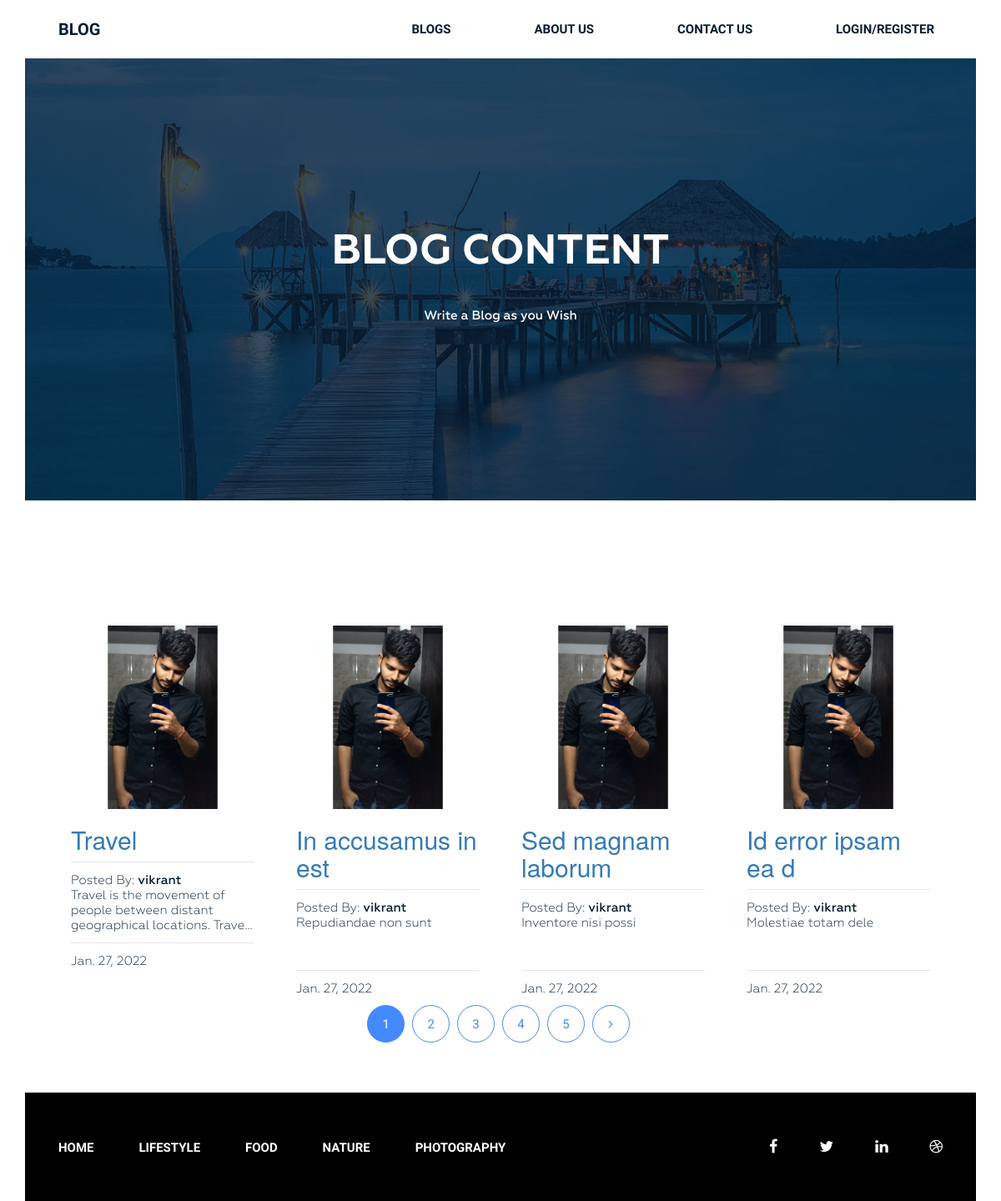
The page / on the database its author committed.
### blogapp/models.py (models this page shows, shortened)
class Blog(models.Model):
    user = models.ForeignKey(Info, on_delete=models.CASCADE)
    title = models.CharField(max_length=30)
    write_blog = models.TextField()
    approval = models.BooleanField(default=False)
    Date = models.DateField(default=django.utils.timezone.now, null=False)
    class Meta:
        ordering = ['Date']

class Info(models.Model):
    username = models.ForeignKey(User, on_delete=models.CASCADE, max_length=10)
    firstname = models.CharField(max_length=15)
    lastname = models.CharField(max_length=15)
    gender = models.CharField(max_length=10)
    age = models.IntegerField()
    bio = models.CharField(max_length=500)
    imag = models.ImageField(default="default.png", upload_to='static/profile_image')
    def __str__(self):
        return str(self.username)

### blogapp/views.py (the view)
# urls.py: 2. Add a URL to urlpatterns:  path('', Home.as_view(), name='home')
def Home(request):
    if Blog.objects.filter(approval=True):
        blog = Blog.objects.filter(approval=True)
        pag = Paginator(blog, 4)
        page_number = request.GET.get('page')
        page_obj = pag.get_page(page_number)
        context = {
            'data': page_obj,
        }
        return render(request, 'home.html', context)
    else:
        return render(request, 'home.html')

### templates/home.html (shortened to what this page needs)
{% extends 'basePage.html' %}
{% load static %}
{% block content %}
    <section class="bg-text-area">
        <div class="container">
            <div class="row">
                <div class="col-md-12">
                    <div class="bg-text">
                        <h3>BLOG Content</h3>
                        <p> Write a Blog as you Wish</p>
                    </div>
                </div>
            </div>
        </div>
    </section>
    <section class="blog-post-area">
        <div class="container">
            <div class="row">
                <div class="blog-post-area-style">
                    <div class="col-md-12">
                        <div class="single-post-big">
                            {% for i in data %}
                                <div class="col-md-3">
                                    <div class="single-post">
                                        {% if i.user.imag %}
                                            <img src='{{ i.user.imag }}'>
                                        {% else %}<img src="{% static 'default.png' %} "
                                                       style="max-height: 150px; max-width: 120px;"/><br>
                                        {% endif %}
                                        <a href="{% url 'show_blog' i.id %}"><h2>{{ i.title }}</h2></a>
                                        <h4><span>Posted By: <span class="author-name">{{ i.user }}</span></span>
                                            <span class="text">{{ i.write_blog }}</span>
                                            <h4><span>{{ i.Date }}</span></h4>
                                        </h4>
                                    </div>
                                </div>
                            {% endfor %}
                        </div>
                    </div>
                </div>
                <div class="pegination">
                    <div class="nav-links">
                        <span class="page-numbers current">1</span>
                        <a class="page-numbers" href="#">2</a>
                        <a class="page-numbers" href="#">3</a>
                        <a class="page-numbers" href="#">4</a>
                        <a class="page-numbers" href="#">5</a>
                        <a class="page-numbers" href="#"><i class="fa fa-angle-right" aria-hidden="true"></i></a>
                    </div>
                </div>
            </div>
        </div>
    </section>
    <footer class="footer">
        <div class="container">
            <div class="row">
                <div class="col-md-12">
                    <div class="footer-bg">
                        <div class="row">
                            <div class="col-md-9">
                                <div class="footer-menu">
                                    <ul>
                                        <li class="active"><a href="#">Home</a></li>
                                        <li><a href="#">lifestyle</a></li>
                                        <li><a href="#">Food</a></li>
                                        <li><a href="#">Nature</a></li>
                                        <li><a href="#">photography</a></li>
                                    </ul>
                                </div>
                            </div>
                            <div class="col-md-3">
                                <div class="footer-icon">
                                    <p><a href="#"><i class="fa fa-facebook" aria-hidden="true"></i></a><a href="#"><i
                                            class="fa fa-twitter" aria-hidden="true"></i></a><a href="#"><i
                                            class="fa fa-linkedin" aria-hidden="true"></i></a><a href="#"><i
                                            class="fa fa-dribbble" aria-hidden="true"></i></a></p>
                                </div>
                            </div>
                        </div>
                    </div>
                </div>
            </div>
        </div>
    </footer>
    </div>
{% endblock %}

### static/blogcss/style.css (style rules this page uses)
.wrapper section.bg-text-area .bg-text { background-image: url(img/bg-iamges.jpg); background-size: 100% 100%; padding: 205px 280px; }
.wrapper section.bg-text-area .bg-text h3 { color: #fff; font-family: Geometria; font-size: 50px; font-weight: 700; text-align: center; text-transform: uppercase; margin: 0; }
.wrapper section.bg-text-area .bg-text p { color: #fff; font-family: Geometria; font-size: 15px; font-weight: 500; line-height: 33px; margin: 32px 0 0; text-align: center; }
section.blog-post-area { margin-top: 50px; }
section.blog-post-area img { width: 100%; }
section.blog-post-area .single-post { padding-right: 20px; margin: 100px 0px 0px; }
section.blog-post-area h4 span { font-family: Geometria; font-weight: 400; font-size: 15px; color: #061e37; text-decoration: none; }
section.blog-post-area h4 span.author-name { font-weight: 500; }
.blog-post-area .single-post h4 { margin-bottom: 12px; padding-top: 10px; position: relative; }
.blog-post-area .single-post h4::before { background: #e6e6e6 none repeat scroll 0 0; content: ""; height: 1px; position: absolute; top: 0; width: 100%; }
.blog-post-area .pegination { margin-top: 60px; margin-bottom: 60px; }
.blog-post-area .pegination .nav-links { margin: 0; padding: 0; text-align: center; }
.blog-post-area .pegination .nav-links .page-numbers { border: 1px solid #448aff; border-radius: 50%; color: #448aff; display: inline-block; font-family: "Roboto", sans-serif; font-size: 15px; font-weight: 400; height: 45px; line-height: 45px; list-style: outside none none; margin-right: 5px; text-align: center; width: 45px; }
.blog-post-area .blog-post-area-style { margin: 0 20px 0 40px; }
.blog-post-area .pegination .nav-links .page-numbers.current { background: #448aff; color: #fff; }
.blog-post-area .pegination .nav-links a { text-decoration: none; }
.wrapper footer.footer { height: 130px; }
.wrapper footer .footer-bg { background: #000 none repeat scroll 0 0; height: 130px; overflow: hidden; }
.wrapper footer.footer .footer-menu { margin: 0 }
.wrapper footer.footer .footer-menu ul { line-height: 130px; margin: 0; padding: 0; }
.wrapper footer.footer .footer-menu ul li { display: inline; list-style: outside none none; margin: 0; padding: 30px 0px; }
.wrapper footer.footer .footer-menu ul li a { color: #fff; font-family: "Raleway", sans-serif; font-size: 15px; font-weight: 600; line-height: 70px; margin-left: 40px; padding: 26px 10px 26px 0; text-decoration: none; text-transform: uppercase; }
.wrapper footer.footer .footer-icon p { float: right; line-height: 130px; }
.wrapper footer.footer .footer-icon p i { color: #fff; font-size: 18px; margin-right: 30px; padding: 10px; }

### templates/home.html (style rules this page uses)
.text { width: 100%; line-height: 1.2em; height: 3.6em; overflow: hidden; display: -webkit-box; -webkit-box-orient: vertical; -webkit-line-clamp: 3; }

### rows shown on the page
Blog: user.imag (picture), title "Travel", user "vikrant", write_blog "Travel is the movement of people between distant geographical locations.…", Date "Jan. 27, 2022"
Blog: user.imag (picture), title "In accusamus in est", user "vikrant", write_blog "Repudiandae non sunt", Date "Jan. 27, 2022"
Blog: user.imag (picture), title "Sed magnam laborum", user "vikrant", write_blog "Inventore nisi possi", Date "Jan. 27, 2022"
Blog: user.imag (picture), title "Id error ipsam ea d", user "vikrant", write_blog "Molestiae totam dele", Date "Jan. 27, 2022"
